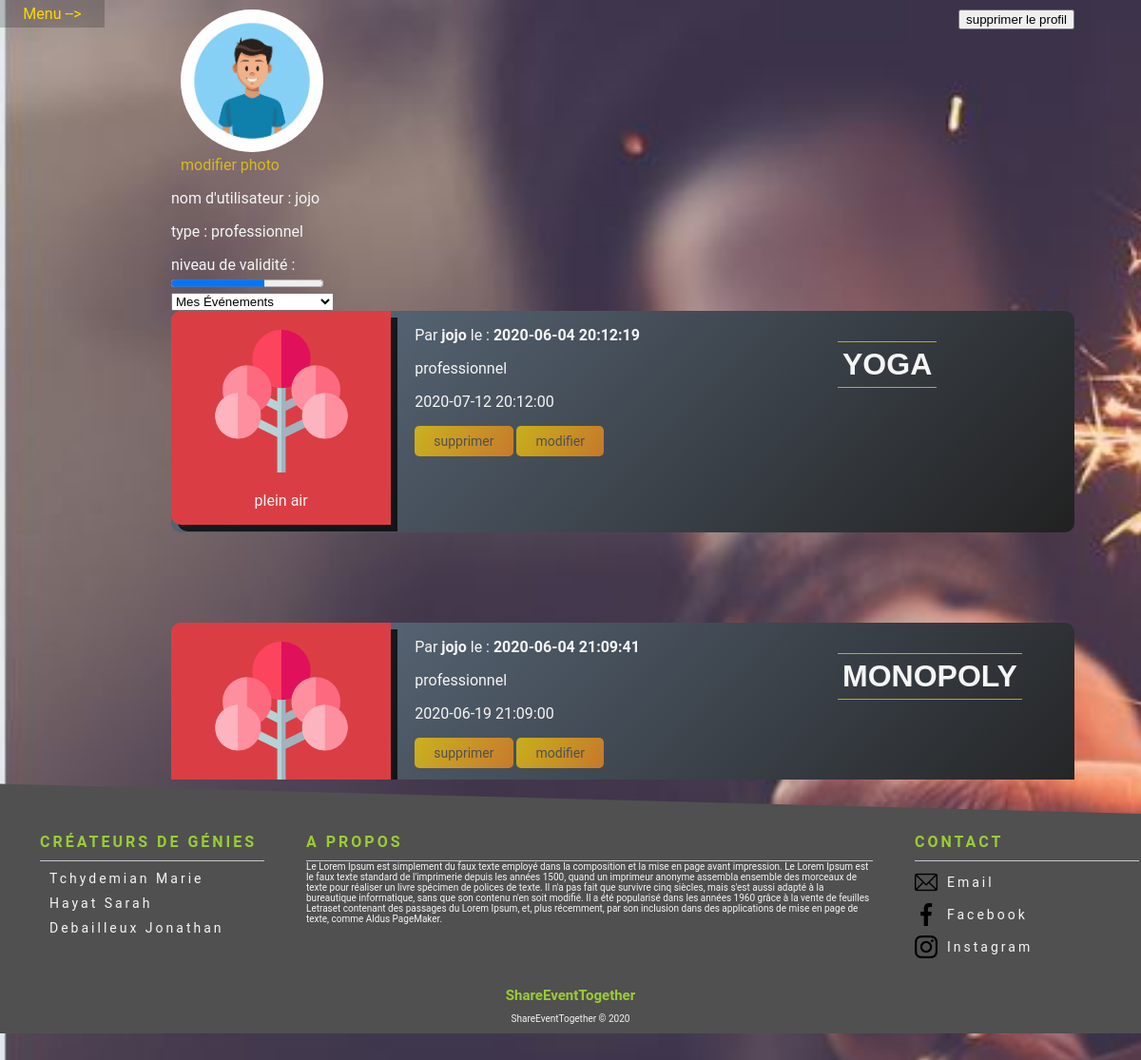
Page /php/profil.php (signed in) on the committed database.
### tables this page shows
CREATE TABLE `photo_utilisateurs` (
  `id_photo` int(11) NOT NULL,
  `id_utilisateur` int(11) NOT NULL,
  `url` varchar(500) NOT NULL
);

CREATE TABLE `utilisateurs` (
  `id_utilisateur` int(11) NOT NULL,
  `prenom` varchar(100) NOT NULL,
  `nom` varchar(100) NOT NULL,
  `date_naissance` date NOT NULL,
  `adresse` varchar(250) NOT NULL,
  `code_postale` int(5) NOT NULL,
  `pays` varchar(100) NOT NULL,
  `telephone` int(10) NOT NULL,
  `mail` varchar(250) NOT NULL,
  `pseudo` varchar(100) NOT NULL,
  `mot_de_passe` varchar(255) NOT NULL,
  `type_utilisateur` varchar(50) NOT NULL,
  `ville` varchar(200) NOT NULL,
  `date_creation_utilisateur` datetime DEFAULT CURRENT_TIMESTAMP,
  `karma` decimal(4,2) DEFAULT '0.00'
);

CREATE TABLE `evenements` (
  `id_evenement` int(11) NOT NULL,
  `id_utilisateur` int(11) NOT NULL,
  `date_poste` datetime NOT NULL DEFAULT CURRENT_TIMESTAMP,
  `description` text NOT NULL,
  `date_evenement` datetime NOT NULL,
  `titre_evenement` varchar(250) NOT NULL,
  `id_karma` int(11) DEFAULT NULL,
  `id_categorie` int(11) DEFAULT NULL,
  `adresse` varchar(250) NOT NULL,
  `code_postal` int(5) NOT NULL,
  `commune` varchar(250) NOT NULL,
  `y` float DEFAULT NULL,
  `x` float DEFAULT NULL
);

CREATE TABLE `categorie_evenements` (
  `id_categorie` int(11) NOT NULL,
  `nom_categorie` varchar(100) NOT NULL
);

### php/profil.php (the view, shortened to what this page needs)
<?php
require("../controllers/bdd.php");
?>
<!DOCTYPE html>
<html lang="fr">
<head>
    <link rel="stylesheet" href="../assets/css/events.css"/>
</head>
<body>
<div style="display: flex; flex-direction: row">
<?php
if (isset($_SESSION['username'])) {
    require("headerConnect.php");
} else {
    require("headerDisconnect.php");
}
?>
<section class="fond">
    <div class="profil flex">
        <div class="avatar ">
            <div class="photo">
                <?php
                if (isset($_SESSION['id_name'])) {
                    $req = $bdd->query('SELECT * FROM photo_utilisateurs where id_utilisateur= "' . $_SESSION['id_name'] . '" LIMIT 1');
                    while ($donnees = $req->fetch()) {
                        $url = $donnees['url'];
                        ?>
                        <img src="<?php echo $url ?>" height="150px" width="150px">
                        <?php
                    }
                }
                ?>
                <div class="modifier">
                    <a href="profilPicture.php">modifier photo</a>
                </div>
            </div>
            <div class="supp">
                <input type="submit" onclick="supprimer()" value="supprimer le profil" id="supprimer">
            </div>
        </div>
        <div class="flex event">
            <div>
                <p> nom d'utilisateur : <?php if (isset($_SESSION['username'])) echo $_SESSION['username'] ?></p>
            </div>
            <div>
                <?php
                if (isset($_SESSION['id_name'])) {
                    $req = $bdd->query('SELECT * FROM utilisateurs where id_utilisateur= "' . $_SESSION['id_name'] . '"');
                    while ($donnees = $req->fetch()) {
                        echo '<p>'. 'type : '  . $donnees['type_utilisateur'] . '</p>';
                    }
                }
                ?>
            </div>
            <div class="progress">
                <div>
                    <label>niveau de validité : </label>
                </div>
                <?php
                if (isset($_SESSION['id_name'])) {
                    $req = $bdd->query('SELECT karma FROM utilisateurs where id_utilisateur= "' . $_SESSION['id_name'] . '"');
                    while ($donnees = $req->fetch()) {
                        $moyenne = $donnees['karma'];
                    }
                }
                ?>
                <progress id="jauge" min="0" max="10" value="<?php echo $moyenne ?>"></progress>
            </div>
        </div>
    </div>
    <div>
        <div class="event">
            <select name="choix" onchange="myChoices(this.value)">
                <option value="mesEvent"> Mes Événements</option>
            </select>
            <div id="evenement">
                <?php
                require("../controllers/bdd.php");
                $reponse = $bdd->query('SELECT ut.* , ev.*, ce.* FROM evenements as ev left join utilisateurs as ut
        on ev.id_utilisateur= ut.id_utilisateur
        left join categorie_evenements as ce on ce.id_categorie = ev.id_categorie where ut.id_utilisateur = "' . $_SESSION['id_name'] . '"');
                while ($donnees = $reponse->fetch()) {
                    ?>
                    <div class="listOfEvent">
                        <div style="background: linear-gradient(-45deg, rgb(33,33,33), rgba(97, 114, 133, 1)) ; border-radius: 10px; padding-bottom: 8px">
                        <ul class="collectionItem">
                            <div class="pictureEvent1">
                                <img id="imgTree" src="../assets/images/arbre_icon.png"/>
                                <p><?php echo $donnees['nom_categorie']; ?></p>
                            </div>
                            <div class="pictureEvent">
                                <div style="display: flex; text-align: right">
                                <div class="gauche">
                                    <p><?php echo "Par " . '<b>' . $donnees['pseudo'] . '</b>' . " le : " . '<b>' . $donnees['date_poste'] . '</b>'; ?></p>
                                    <p><?php echo $donnees['type_utilisateur']; ?></p>
                                    <p><?php echo $donnees['date_evenement']; ?></p>
                                    <a class="inputListOfEvent"
                                       href="../controllers/deleteEvent.php?id_evenement= <?php echo $donnees['id_evenement']; ?>">supprimer</a>
                                    <a class="inputListOfEvent"
                                       href="updateEvent.php?id_evenement= <?php echo $donnees['id_evenement']; ?>">modifier</a>
                                </div>
                                    <div class="centerH3">
                                        <h3 class="titleOfEvent"><?php echo $donnees['titre_evenement']; ?> </h3>
                                    </div>
                                </div>
                            </div>
                        </ul>
                        </div>
                    </div>
                    <?php
                }
                ?>
            </div>
        </div>
    </div>
</section>
</div>
<?php
require("footer.php");
?>
</body>
</html>

### assets/css/events.css (style rules this page uses)
body { margin: 0 !important; font-family: 'Roboto', sans-serif; color: whitesmoke; background: url(../images/test.jpg) no-repeat fixed; background-size: cover; }
.avatar { display: flex; justify-content: space-between; }
.fond { display: flex; margin-left: 5%; margin-right: 5%; padding: 10px 10px 10px 10px; border-radius: 10px; top: 195px; height: 800px; width: 100%; overflow: scroll; }
.fond { display: block; }
#imgTree { width: 150px; }
.pictureEvent1 { width: 25%; text-align: -webkit-center; background: #da3e44; border-radius: 10px 0 0 10px; padding-top: 20px; -webkit-box-shadow: 7px 7px 0px 0px rgba(0,0,0,0.75); -moz-box-shadow: 7px 7px 0px 0px rgba(0,0,0,0.75); box-shadow: 7px 7px 0px 0px rgba(0,0,0,0.75); }
.centerH3 { margin-left: 30%; }
.pictureEvent { width: 75%; padding-bottom: 10px; padding-left: 20px; position: relative; height: fit-content; margin-left: 5px; }
.listOfEvent { margin-bottom: 10%; }
.titleOfEvent { border-bottom: solid 1px rgba(255,215, 0,0.7); border-top: solid 1px rgba(255,215, 0,0.7); padding: 5px; font-size: 2rem; width: fit-content; text-align: center; text-transform: uppercase; font-family: 'Arbutus Slab', sans-serif ; }
.collectionItem { display: flex; flex-direction: row; margin: 0; padding: 0; justify-content: center; }
.inputListOfEvent { background: linear-gradient(120deg, rgba(255,215, 0,0.7), rgba(255, 140, 26, 0.7)) ; border: none; color: #505050; padding: 8px 20px; text-align: center; border-radius: 5px; text-decoration: none; display: inline-block; font-size: 14px; transition: 0.5s; }
a { text-decoration: none; color: rgba(255,215, 0,0.7); }
#map, .centerH3 { text-align: -webkit-center; }
.gauche { text-align: left; }

### assets/css/headerConnect.css (style rules this page uses)
.photo { align-self: center; margin-left: 10px; }
.photo img { border-radius: 80%; }

### assets/css/footer.css (style rules this page uses)
ul { list-style: none; }

### rows in the picture
photo_utilisateurs: url (picture)
utilisateurs: type_utilisateur "professionnel"
evenements: id_categorie.nom_categorie "plein air", id_utilisateur.pseudo "jojo", date_poste "2020-06-04 20:12:19", id_utilisateur.type_utilisateur "professionnel", date_evenement "2020-07-12 20:12:00", titre_evenement "YOGA"
evenements: id_utilisateur.pseudo "jojo", date_poste "2020-06-04 21:09:41", id_utilisateur.type_utilisateur "professionnel", date_evenement "2020-06-19 21:09:00", titre_evenement "MONOPOLY"

### other values in the picture
$_SESSION['username'] "jojo"
